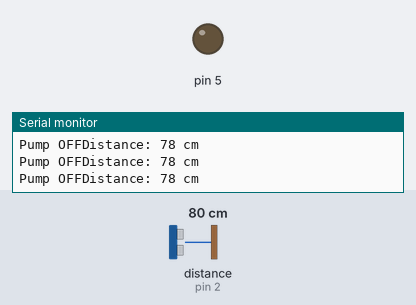
This sketch was run on a simulated Arduino Uno, built with avr-gcc and run on an emulated ATmega328P. Parts: output pins drawn as LEDs (lit = HIGH), the last lines printed to the serial monitor. Wiring (inferred from the names in the program): ultrasonic range finder: trigger pin 3; echo pin 2. Dashed ring = blinking. Inputs (shaded band) come from the test bench; at power-on: distance to the obstacle (sensor on pin 2) 80 cm. The echo pulse lasts 58.3 µs per cm; pins used as bus, display or sensor lines are not drawn.

Above: at 1.2 s.
1.3 s: distance to the obstacle (sensor on pin 2) set to 6 cm
4.3 s: distance to the obstacle (sensor on pin 2) set to 3 cm
At 4.42 s:
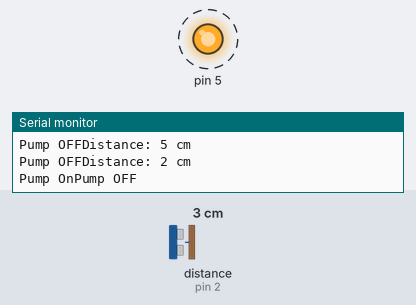
Timing chart, 0 to 13.3 s (numbered marks = the images above; inputs shaded):
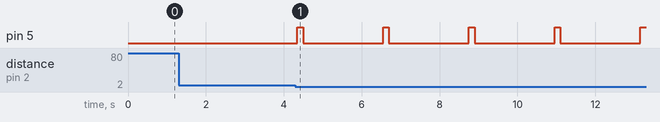

Measured:
- the behaviour switches between 5 and 4 cm on distance to the obstacle (sensor on pin 2) (found by bisection; images 0 and 1)
- after the input at 4.3 s, pin 5: alternates HIGH for 0.15 s and LOW for 2.1 s, starting after 0.05 s

The sketch:

San_Dis.ino
```cpp
#define echoPin 2
#define trigPin 3

long duration;
int distance;

void setup() {
  pinMode(trigPin, OUTPUT);
  pinMode(echoPin, INPUT);
  pinMode(5, OUTPUT);
  Serial.begin(9600);
}
void loop() {

  digitalWrite(trigPin, LOW);
  delayMicroseconds(2);
  digitalWrite(trigPin, HIGH);
  delayMicroseconds(10);
  digitalWrite(trigPin, LOW);
  duration = pulseIn(echoPin, HIGH);

  distance = duration * 0.034 / 2;
  Serial.print("Distance: ");
  Serial.print(distance);
  Serial.println(" cm");
  if (distance<=3)
  {
    digitalWrite(5, HIGH);
    Serial.print("Pump On");
    delay(150);
    digitalWrite(5, LOW);
    Serial.print("Pump OFF");
    delay(2000);
  }
  else
  {
    digitalWrite(5, LOW);
    Serial.print("Pump OFF");

  }
  delay(50);
}
```
